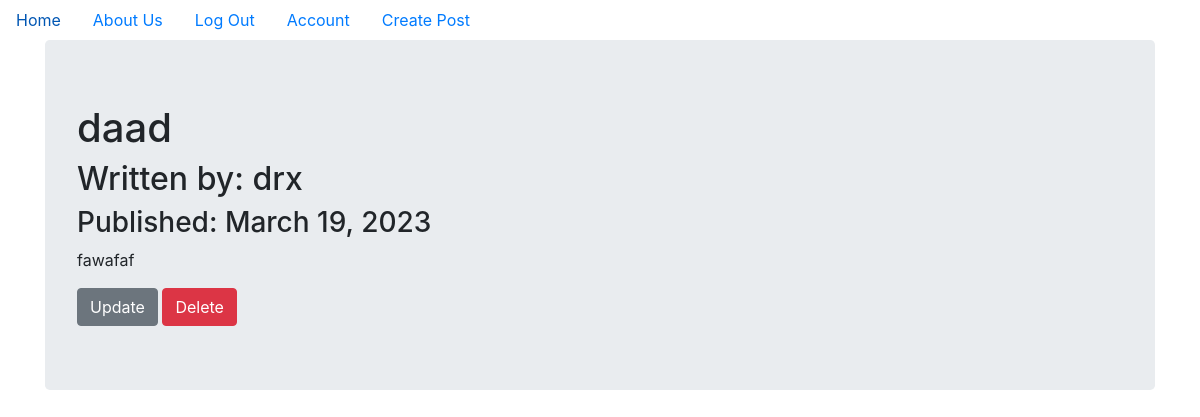
The page /7 (signed in) on the database as committed earlier.
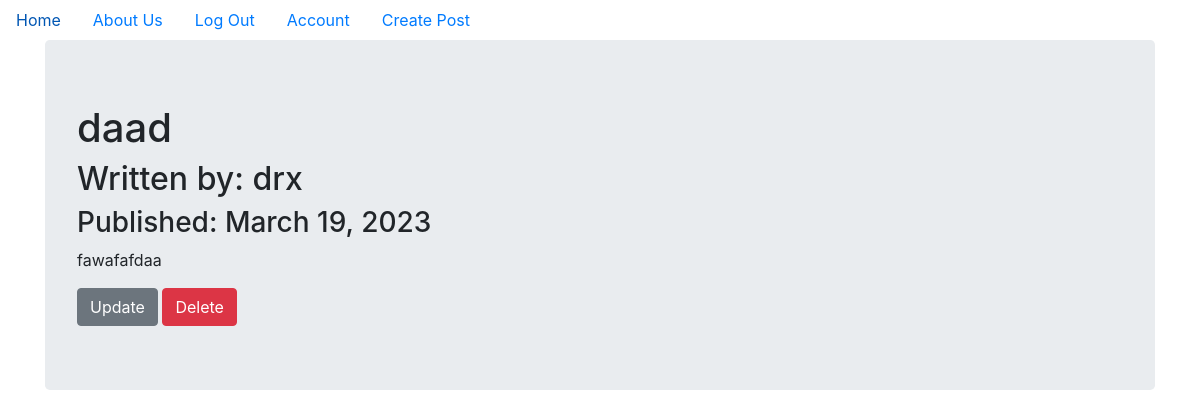
The same page on the database as committed later.
### puppycompanyblog/models.py (models this page shows, shortened)
class BlogPost(db.Model):
    users = db.relationship(User)
    id = db.Column(db.Integer, primary_key=True)
    user_id = db.Column(db.Integer, db.ForeignKey('users.id'), nullable=False)
    date = db.Column(db.DateTime, nullable=False, default=datetime.utcnow)
    title = db.Column(db.String(140), nullable=False)
    text = db.Column(db.Text, nullable=False)

### puppycompanyblog/users/views.py (the view)
@users.route("/<username>")
def user_posts(username):
    page = request.args.get('page', 1, type=int)
    user = User.query.filter_by(username=username).first_or_404()
    blog_posts = BlogPost.query.filter_by(author=user).order_by(BlogPost.date.desc()).paginate(page=page, per_page=5)
    return render_template('user_blog_posts.html', blog_posts=blog_posts, user=user)

### puppycompanyblog/blog_posts/views.py (called while the page is built)
@blog_posts.route('/<int:blog_post_id>')
def blog_post(blog_post_id):
    blog_post = BlogPost.query.get_or_404(blog_post_id)
    return render_template('blog_post.html',title=blog_post.title,
                            date=blog_post.date,post=blog_post
    )

### puppycompanyblog/models.py (called while the page is built)
@login_manager.user_loader
def load_user(user_id):
    return User.query.get(user_id)

### puppycompanyblog/templates/blog_post.html (shortened to what this page needs)
{% extends "base.html" %}
{% block content %}
<div class="jumbotron">
  <h1>{{ post.title }}</h1>
  <h2>Written by: {{post.author.username}}</h2>
  <h3>Published: {{ post.date.strftime('%B %d, %Y') }}</h3>
  <p>{{post.text}}</p>
   {% if post.author == current_user %}
     <div>
       <a class="btn btn-secondary" href="{{ url_for('blog_posts.update', blog_post_id=post.id) }}">Update</a>
       <button type="button" class="btn btn-danger" data-toggle="modal" data-target="#del_modal">Delete</button>
     </div>
   {% endif %}
</div>
{% endblock content %}

Rows that differ between the two databases and show on the page:
changed BlogPost "daad": text "fawafaf" → "fawafafdaa"
